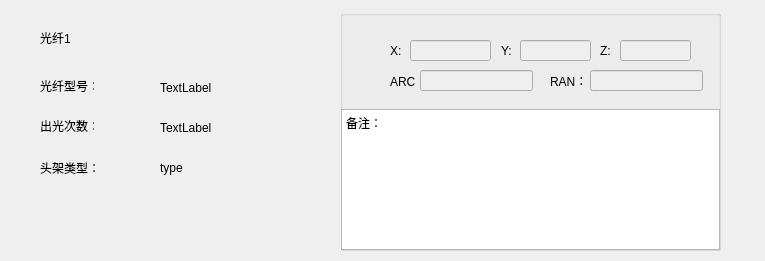
<?xml version="1.0" encoding="UTF-8"?>
<ui version="4.0">
 <class>Optical</class>
 <widget class="QWidget" name="Optical">
  <property name="geometry">
   <rect>
    <x>0</x>
    <y>0</y>
    <width>765</width>
    <height>261</height>
   </rect>
  </property>
  <property name="windowTitle">
   <string>Form</string>
  </property>
  <widget class="QLabel" name="lblName">
   <property name="geometry">
    <rect>
     <x>40</x>
     <y>30</y>
     <width>211</width>
     <height>16</height>
    </rect>
   </property>
   <property name="text">
    <string>光纤1</string>
   </property>
  </widget>
  <widget class="QLabel" name="label_3">
   <property name="geometry">
    <rect>
     <x>40</x>
     <y>80</y>
     <width>54</width>
     <height>12</height>
    </rect>
   </property>
   <property name="text">
    <string>光纤型号：</string>
   </property>
  </widget>
  <widget class="QLabel" name="model">
   <property name="geometry">
    <rect>
     <x>160</x>
     <y>80</y>
     <width>171</width>
     <height>16</height>
    </rect>
   </property>
   <property name="text">
    <string>TextLabel</string>
   </property>
  </widget>
  <widget class="QLabel" name="label_5">
   <property name="geometry">
    <rect>
     <x>40</x>
     <y>120</y>
     <width>54</width>
     <height>12</height>
    </rect>
   </property>
   <property name="text">
    <string>出光次数：</string>
   </property>
  </widget>
  <widget class="QLabel" name="num">
   <property name="geometry">
    <rect>
     <x>160</x>
     <y>120</y>
     <width>121</width>
     <height>16</height>
    </rect>
   </property>
   <property name="text">
    <string>TextLabel</string>
   </property>
  </widget>
  <widget class="QLabel" name="label_2">
   <property name="geometry">
    <rect>
     <x>40</x>
     <y>160</y>
     <width>71</width>
     <height>16</height>
    </rect>
   </property>
   <property name="text">
    <string>头架类型：</string>
   </property>
  </widget>
  <widget class="QLabel" name="kind">
   <property name="geometry">
    <rect>
     <x>160</x>
     <y>160</y>
     <width>151</width>
     <height>16</height>
    </rect>
   </property>
   <property name="text">
    <string>type</string>
   </property>
  </widget>
  <widget class="QGroupBox" name="groupBox">
   <property name="geometry">
    <rect>
     <x>340</x>
     <y>10</y>
     <width>381</width>
     <height>241</height>
    </rect>
   </property>
   <property name="title">
    <string/>
   </property>
   <widget class="QTextEdit" name="textEdit">
    <property name="geometry">
     <rect>
      <x>1</x>
      <y>99</y>
      <width>379</width>
      <height>141</height>
     </rect>
    </property>
    <property name="html">
     <string>&lt;!DOCTYPE HTML PUBLIC &quot;-//W3C//DTD HTML 4.0//EN&quot; &quot;http://www.w3.org/TR/REC-html40/strict.dtd&quot;&gt;
&lt;html&gt;&lt;head&gt;&lt;meta name=&quot;qrichtext&quot; content=&quot;1&quot; /&gt;&lt;style type=&quot;text/css&quot;&gt;
p, li { white-space: pre-wrap; }
&lt;/style&gt;&lt;/head&gt;&lt;body style=&quot; font-family:'SimSun'; font-size:9pt; font-weight:400; font-style:normal;&quot;&gt;
&lt;p style=&quot; margin-top:0px; margin-bottom:0px; margin-left:0px; margin-right:0px; -qt-block-indent:0; text-indent:0px;&quot;&gt;备注：&lt;/p&gt;&lt;/body&gt;&lt;/html&gt;</string>
    </property>
   </widget>
   <widget class="QLabel" name="label_4">
    <property name="geometry">
     <rect>
      <x>50</x>
      <y>30</y>
      <width>21</width>
      <height>21</height>
     </rect>
    </property>
    <property name="text">
     <string>X:</string>
    </property>
   </widget>
   <widget class="QLabel" name="label_6">
    <property name="geometry">
     <rect>
      <x>161</x>
      <y>30</y>
      <width>21</width>
      <height>21</height>
     </rect>
    </property>
    <property name="text">
     <string>Y:</string>
    </property>
   </widget>
   <widget class="QLabel" name="label_8">
    <property name="geometry">
     <rect>
      <x>260</x>
      <y>30</y>
      <width>21</width>
      <height>21</height>
     </rect>
    </property>
    <property name="text">
     <string>Z:</string>
    </property>
   </widget>
   <widget class="QLabel" name="label_9">
    <property name="geometry">
     <rect>
      <x>50</x>
      <y>60</y>
      <width>27</width>
      <height>21</height>
     </rect>
    </property>
    <property name="text">
     <string>ARC：</string>
    </property>
   </widget>
   <widget class="QLabel" name="label_10">
    <property name="geometry">
     <rect>
      <x>210</x>
      <y>60</y>
      <width>35</width>
      <height>21</height>
     </rect>
    </property>
    <property name="text">
     <string>RAN：</string>
    </property>
   </widget>
   <widget class="QLineEdit" name="Z">
    <property name="enabled">
     <bool>false</bool>
    </property>
    <property name="geometry">
     <rect>
      <x>280</x>
      <y>30</y>
      <width>71</width>
      <height>21</height>
     </rect>
    </property>
   </widget>
   <widget class="QLineEdit" name="Y">
    <property name="enabled">
     <bool>false</bool>
    </property>
    <property name="geometry">
     <rect>
      <x>180</x>
      <y>30</y>
      <width>71</width>
      <height>21</height>
     </rect>
    </property>
   </widget>
   <widget class="QLineEdit" name="X">
    <property name="enabled">
     <bool>false</bool>
    </property>
    <property name="geometry">
     <rect>
      <x>70</x>
      <y>30</y>
      <width>81</width>
      <height>21</height>
     </rect>
    </property>
   </widget>
   <widget class="QLineEdit" name="RAN">
    <property name="enabled">
     <bool>false</bool>
    </property>
    <property name="geometry">
     <rect>
      <x>250</x>
      <y>60</y>
      <width>113</width>
      <height>21</height>
     </rect>
    </property>
   </widget>
   <widget class="QLineEdit" name="ARC">
    <property name="enabled">
     <bool>false</bool>
    </property>
    <property name="geometry">
     <rect>
      <x>80</x>
      <y>60</y>
      <width>113</width>
      <height>21</height>
     </rect>
    </property>
   </widget>
  </widget>
 </widget>
 <resources/>
 <connections/>
</ui>
